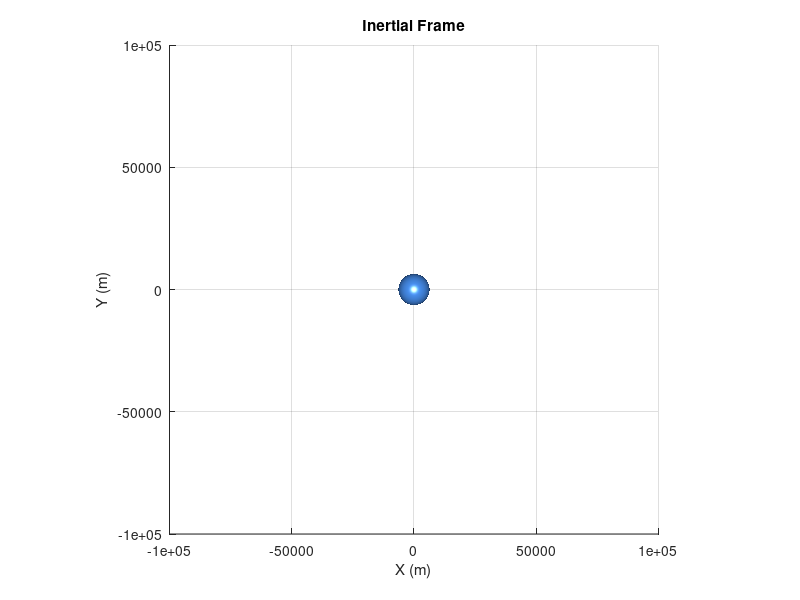
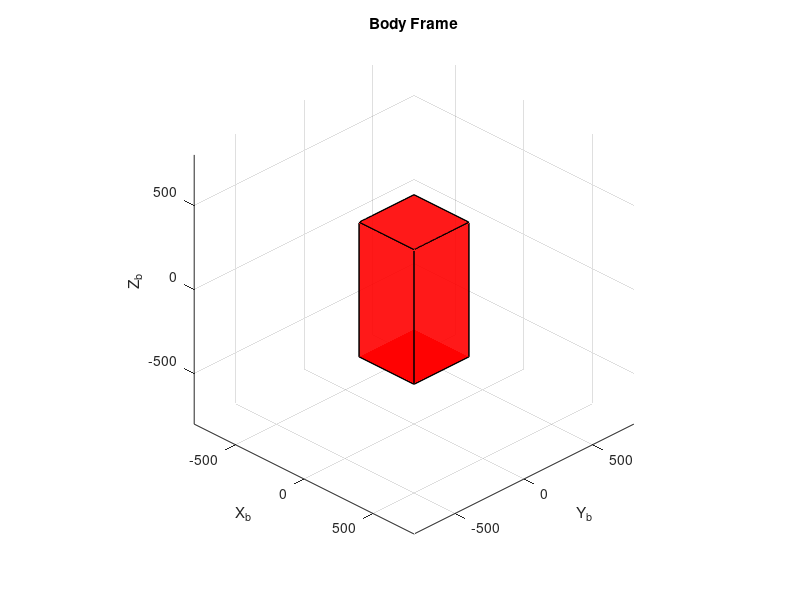

These figures' MATLAB source, in order: (Note: this script raises an error after producing the figures.)
%% ================================================
% RK4 Orbit + 3-Axis Reaction Wheel Control
% Dual Display (Inertial + Body)
% ================================================

clear all; clc; close all;

%% =================================================
%% 1) CONSTANTS
%% =================================================
mu = 398600e3;           
Re = 6378e3;             
dt = 1;              
tf = 86400;           
N  = floor(tf/dt);

%% =================================================
%% 2) INITIAL ORBIT SETUP
%% =================================================
a  = 400e3;
e  = 0.00007;
inc  = deg2rad(53);
RAAN = deg2rad(219.77);
argp = deg2rad(332.17);
E0   = deg2rad(44.66);

n = sqrt(mu/a^3);

R3 = @(th)[cos(th) sin(th) 0; -sin(th) cos(th) 0; 0 0 1];
R1 = @(th)[1 0 0; 0 cos(th) sin(th); 0 -sin(th) cos(th)];
A = R3(RAAN)*R1(inc)*R3(argp);

r_pf = a*[cos(E0)-e; sqrt(1-e^2)*sin(E0); 0];
v_pf = (n*a^2/norm(r_pf))*[-sin(E0); sqrt(1-e^2)*cos(E0); 0];

r = zeros(3,N+1);
v = zeros(3,N+1);

r(:,1) = A.'*r_pf;
v(:,1) = A.'*v_pf;

%% =================================================
%% 3) ATTITUDE SETUP
%% =================================================
q = zeros(4,N+1);
q(:,1) = [0;0;0;1];      % initial quaternion

w = zeros(3,N+1);        % body rates
w(:,1) = [1e-12;1e-12;1e-12];

J_sat = diag([0.00225049 0.00830119 0.00830119]);
J_rw  = diag([0.00225049e-3 0.00830119e-3 0.00830119e-3]);

%% =================================================
%% 4) CONTROL SETUP
%% =================================================
theta_des = [pi/3; pi/2; pi/4];   % desired Euler angles
alpha_rw_max = 1e-4;                % wheel accel limit

%% =====================================================
%% 5) CUBE GEOMETRY
%% =====================================================
Lx=400; Ly=400; Lz=800;

V0 = [
   -Lx/2 -Ly/2 -Lz/2;
    Lx/2 -Ly/2 -Lz/2;
    Lx/2  Ly/2 -Lz/2;
   -Lx/2  Ly/2 -Lz/2;
   -Lx/2 -Ly/2  Lz/2;
    Lx/2 -Ly/2  Lz/2;
    Lx/2  Ly/2  Lz/2;
   -Lx/2  Ly/2  Lz/2 ];

F = [1 2 3 4; 5 6 7 8; 1 2 6 5; 2 3 7 6; 3 4 8 7; 4 1 5 8];

%% =====================================================
%% 6) FIGURE 1 – INERTIAL FRAME
%% =====================================================
figure(1); clf; hold on; axis equal; grid on;
xlabel('X (m)'); ylabel('Y (m)'); zlabel('Z (m)');
title('Inertial Frame')

[Xe,Ye,Ze] = sphere(60);
surf(Re*Xe/1000,Re*Ye/1000,Re*Ze/1000,'FaceColor',[0.3 0.6 1],'EdgeColor','none');
lighting gouraud; camlight headlight

hCube1 = patch('Vertices',V0+r(:,1).','Faces',F,...
    'FaceColor','r','EdgeColor','k','FaceAlpha',0.9);
xlim([-1e5 1e5]); ylim([-1e5 1e5]); zlim([-1e5 1e5]);

%% =====================================================
%% 7) FIGURE 2 – BODY FRAME
%% =====================================================
figure(2); clf; hold on; axis equal; grid on;
xlabel('X_b'); ylabel('Y_b'); zlabel('Z_b');
title('Body Frame')

lim = max([Lx Ly Lz]);
xlim([-lim lim]); ylim([-lim lim]); zlim([-lim lim]);

hCube2 = patch('Vertices',V0,'Faces',F,...
    'FaceColor','r','EdgeColor','k','FaceAlpha',0.9);

view(45,30)


%% =================================================
%% 8) STORAGE
%% =================================================
timestamps = zeros(1,N);

%% =================================================
%% DYNAMICS FUNCTIONS
%% =================================================
f_orbit = @(r_current,v_current)[ ...
    v_current;
    -mu*r_current/norm(r_current)^3 ];
f_angacc  = @(w_current,J) (-inv(J))*cross(w_current,J*w_current);

%% =================================================
%% 9) MAIN LOOP
%% =================================================
for k = 1:N

    %% ---------- ORBIT RK4 ----------
    k1 = f_orbit(r(:,k),v(:,k));
    k2 = f_orbit(r(:,k)+0.5*dt*k1(1:3), v(:,k)+0.5*dt*k1(4:6));
    k3 = f_orbit(r(:,k)+0.5*dt*k2(1:3), v(:,k)+0.5*dt*k2(4:6));
    k4 = f_orbit(r(:,k)+dt*k3(1:3), v(:,k)+dt*k3(4:6));

    r(:,k+1) = r(:,k) + (dt/6)*(k1(1:3)+2*k2(1:3)+2*k3(1:3)+k4(1:3));
    v(:,k+1) = v(:,k) + (dt/6)*(k1(4:6)+2*k2(4:6)+2*k3(4:6)+k4(4:6));


    %% ---------- ATTITUDE DYNAMICS ----------
    k1 = f_angacc(w(:,k),J_sat);
    k2 = f_angacc(w(:,k)+0.5*dt*k1,J_sat);
    k3 = f_angacc(w(:,k)+0.5*dt*k2,J_sat);
    k4 = f_angacc(w(:,k)+dt*k3,J_sat);

    w(:,k+1) = w(:,k) + (dt/6)*(k1+2*k2+2*k3+k4);

    %% ---------- CONVERT TO EULER ----------
    angles = quat2eul(q(:,k).');  
    angles = angles(:);
    tol = deg2rad(1);
    tol_omega = deg2rad(0.1);

    %% ---------- Initialize new Angle Variables ----------

    angles_new_x = mod(angles(1),pi);
    angles_new_y = mod(angles(2),pi);
    angles_new_z = mod(angles(3),pi);

    w_new_x = w(1,k+1);
    w_new_y = w(2,k+1);
    w_new_z = w(3,k+1);

    %% ---------- 1-AXIS REACTION WHEEL CONTROLS, Deine new Angles ----------
    if (norm(angles(3)-theta_des(3),2) > tol) % Z axis control
        [angles_new_z, w_new_z] = axisWheelSim( ...
            theta_des(3), ...
            angles(3), ...
            w(3,k+1), ...
            alpha_rw_max, ...
            dt, ...
            J_sat(3,3), ...
            J_rw(3,3),tol_omega);
    elseif (norm(abs(angles(1:2)-theta_des(1:2)),2) > tol) % XY axis control
        [angles_new_x, w_new_x] = axisWheelSim( ...
            theta_des(1), ...
            angles(1), ...
            w(1,k+1), ...
            alpha_rw_max, ...
            dt, ...
            J_sat(1,1), ...
            J_rw(1,1),tol_omega);
    
        [angles_new_y, w_new_y] = axisWheelSim( ...
            theta_des(2), ...
            angles(2), ...
            w(2,k+1), ...
            alpha_rw_max, ...
            dt, ...
            J_sat(2,2), ...
            J_rw(2,2),tol_omega);
    end

    %% ---------- UPDATE STATE ----------
    w(:,k+1) = [w_new_x w_new_y w_new_z];
    disp([abs(([angles_new_x,angles_new_y,angles_new_z]'-theta_des)), [angles_new_x,angles_new_y,angles_new_z]', theta_des]);

    % Rebuild quaternion from updated Euler angles
    Rb = eul2rotm([angles_new_x; angles_new_y; angles_new_z].',"ZYX");
    q(:,k+1) = rotm2quat(Rb).';
    
    timestamps(k) = k*dt;

    % Inertial display
    set(hCube1,'Vertices',(Rb*V0.').'*5 + (r(:,k+1)/5).');

    % Body display
    set(hCube2,'Vertices',(Rb*V0.').');

    drawnow limitrate


end
